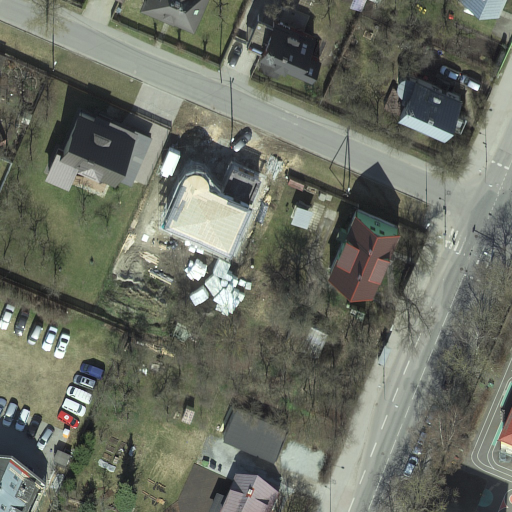
#> input picture data/Hi-UCD/im1/587541_70.png, 1024 x 1024 px, found by its file name (shown at 1/2 size)
$ python -i deal_hiucd.py   (imports and definitions only)
#> lines starting #> are read from the running program, lines starting #| are printed output that depends on the picture
import os
import numpy as np
from PIL import Image
from tqdm import tqdm
import shutil

from data.dataloaders import index2color


# [58 lines left out: functions process_unlabel, process_hiucd_mini, not called in this run]


def divide_images(split_path, folders=["im1", "im2", "label"]):
#> called with split_path = 'im1/587541_70.png'
    final_names = dict()
    for folder_name in folders:
        path = os.path.join(split_path, folder_name)
        print(f"Dividing {path}:")
        filenames = os.listdir(path)
        for fname in tqdm(filenames):
            prefix = fname.split(".")[0]
            image = Image.open(os.path.join(path, fname))
#> image is the input picture: PIL image 1024x1024 RGB; mean R, G, B 106.5, 110.1, 98.6
            w, h = image.size
#> w = 1024; h = 1024

            img1 = image.crop((0, 0, w / 2, h / 2))
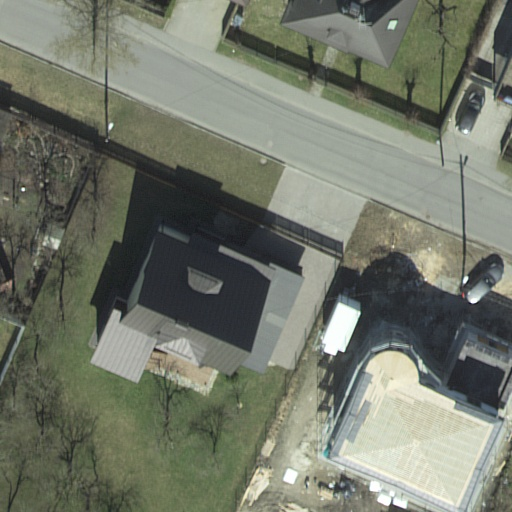
#> img1: PIL image 512x512 RGB; mean R, G, B 115.1, 119.8, 106.3
            img2 = image.crop((w / 2, 0, w, h / 2))
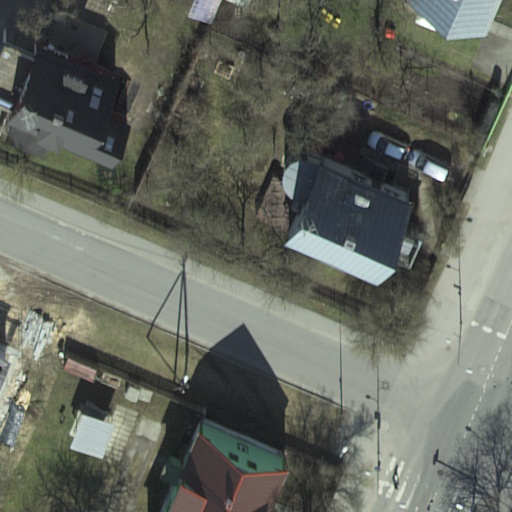
#> img2: PIL image 512x512 RGB; mean R, G, B 100.7, 104.3, 95.1
            img3 = image.crop((0, h / 2, w / 2, h))
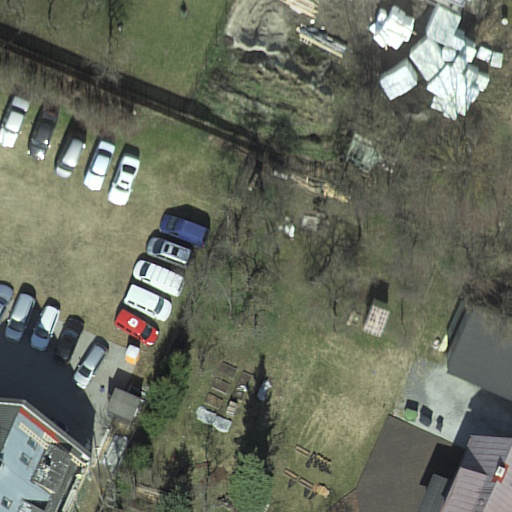
#> img3: PIL image 512x512 RGB; mean R, G, B 104.6, 109, 94.5
            img4 = image.crop((w / 2, h / 2, w, h))
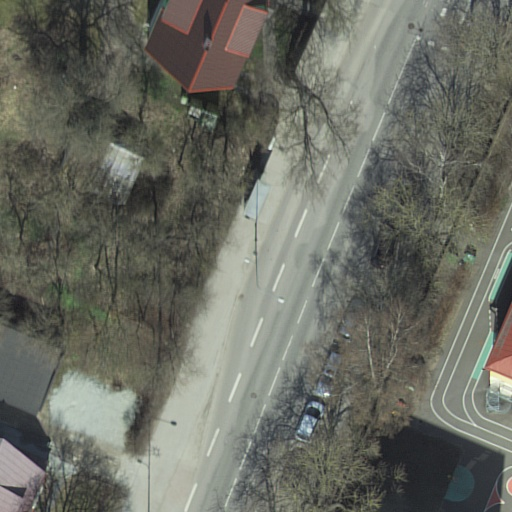
#> img4: PIL image 512x512 RGB; mean R, G, B 105.7, 107.4, 98.3

            img1.save(os.path.join(path, f"{prefix}_1.png"))
            img2.save(os.path.join(path, f"{prefix}_2.png"))
            img3.save(os.path.join(path, f"{prefix}_3.png"))
            img4.save(os.path.join(path, f"{prefix}_4.png"))

            os.remove(os.path.join(path, fname))
        final_names[folder_name] = os.listdir(path)

    same_names = set(final_names[folders[0]]) & set(final_names[folders[1]]) & set(final_names[folders[2]])
    if len(same_names) == len(final_names[folders[0]]):
        print(f"Finish. Length: {len(same_names)}")
    else:
        for folder_name in folders:
            delete_names = set(final_names[folder_name]) - same_names
            for fname in delete_names:
                os.remove(os.path.join(split_path, folder_name, fname))
        print(
            f"The data volume is inconsistent. Only the image pairs with the same name are retained. Length: {len(same_names)}"
        )


# 从 处理后的三通道汇总标签 中提取 有颜色的语义图
# [29 lines left out: function generate_semantic_maps, not called in this run]


# [3 lines not run here, left out]

#> (the run stopped early here; a loop or call above may not have finished)
